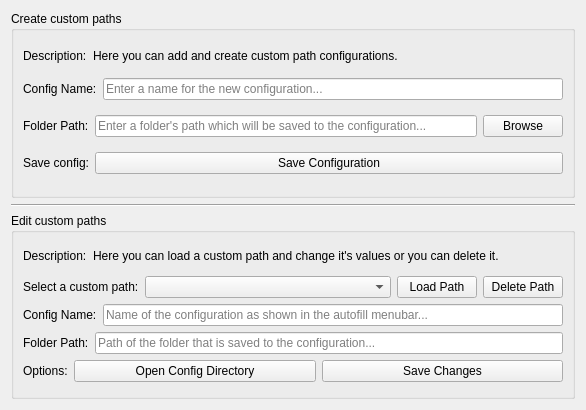
<?xml version="1.0" encoding="UTF-8"?>
<ui version="4.0">
 <class>CustomPathsManagerWidget</class>
 <widget class="QWidget" name="CustomPathsManagerWidget">
  <property name="windowModality">
   <enum>Qt::WindowModality::WindowModal</enum>
  </property>
  <property name="geometry">
   <rect>
    <x>0</x>
    <y>0</y>
    <width>586</width>
    <height>410</height>
   </rect>
  </property>
  <property name="windowTitle">
   <string>Custom Paths Manager</string>
  </property>
  <property name="windowIcon">
   <iconset resource="../resources/qrc/xmluvation_resources.qrc">
    <normaloff>:/icons/xml_256px.ico</normaloff>:/icons/xml_256px.ico</iconset>
  </property>
  <property name="styleSheet">
   <string notr="true"/>
  </property>
  <layout class="QVBoxLayout" name="verticalLayout_2">
   <item>
    <layout class="QVBoxLayout" name="verticalLayout_4">
     <item>
      <widget class="QGroupBox" name="groupBox">
       <property name="sizePolicy">
        <sizepolicy hsizetype="Preferred" vsizetype="Preferred">
         <horstretch>0</horstretch>
         <verstretch>0</verstretch>
        </sizepolicy>
       </property>
       <property name="title">
        <string>Create custom paths</string>
       </property>
       <layout class="QVBoxLayout" name="verticalLayout">
        <item>
         <layout class="QHBoxLayout" name="horizontalLayout_7">
          <item>
           <widget class="QLabel" name="label">
            <property name="sizePolicy">
             <sizepolicy hsizetype="Maximum" vsizetype="Maximum">
              <horstretch>0</horstretch>
              <verstretch>0</verstretch>
             </sizepolicy>
            </property>
            <property name="text">
             <string>Description:</string>
            </property>
           </widget>
          </item>
          <item>
           <widget class="QLabel" name="label_description_create_custom_path">
            <property name="sizePolicy">
             <sizepolicy hsizetype="Minimum" vsizetype="Maximum">
              <horstretch>0</horstretch>
              <verstretch>0</verstretch>
             </sizepolicy>
            </property>
            <property name="layoutDirection">
             <enum>Qt::LayoutDirection::LeftToRight</enum>
            </property>
            <property name="text">
             <string>Here you can add and create custom path configurations.</string>
            </property>
            <property name="alignment">
             <set>Qt::AlignmentFlag::AlignLeading|Qt::AlignmentFlag::AlignLeft|Qt::AlignmentFlag::AlignVCenter</set>
            </property>
           </widget>
          </item>
         </layout>
        </item>
        <item>
         <layout class="QHBoxLayout" name="horizontalLayout">
          <item>
           <widget class="QLabel" name="label_path_name_2">
            <property name="text">
             <string>Config Name:</string>
            </property>
           </widget>
          </item>
          <item>
           <widget class="QLineEdit" name="line_edit_custom_path_name">
            <property name="placeholderText">
             <string>Enter a name for the new configuration...</string>
            </property>
           </widget>
          </item>
         </layout>
        </item>
        <item>
         <layout class="QHBoxLayout" name="horizontalLayout_2">
          <item>
           <widget class="QLabel" name="label_path_folder">
            <property name="text">
             <string>Folder Path:</string>
            </property>
           </widget>
          </item>
          <item>
           <widget class="QLineEdit" name="line_edit_custom_path_value">
            <property name="placeholderText">
             <string>Enter a folder's path which will be saved to the configuration...</string>
            </property>
           </widget>
          </item>
          <item>
           <widget class="QPushButton" name="button_browse_path_folder">
            <property name="text">
             <string>Browse</string>
            </property>
            <property name="icon">
             <iconset theme="QIcon::ThemeIcon::FolderNew"/>
            </property>
           </widget>
          </item>
         </layout>
        </item>
        <item>
         <layout class="QHBoxLayout" name="horizontalLayout_6">
          <item>
           <widget class="QLabel" name="label_save_config">
            <property name="sizePolicy">
             <sizepolicy hsizetype="Maximum" vsizetype="Preferred">
              <horstretch>0</horstretch>
              <verstretch>0</verstretch>
             </sizepolicy>
            </property>
            <property name="text">
             <string>Save config:</string>
            </property>
           </widget>
          </item>
          <item>
           <widget class="QPushButton" name="button_create_custom_path">
            <property name="text">
             <string>Save Configuration</string>
            </property>
           </widget>
          </item>
         </layout>
        </item>
       </layout>
      </widget>
     </item>
     <item>
      <widget class="Line" name="line">
       <property name="orientation">
        <enum>Qt::Orientation::Horizontal</enum>
       </property>
      </widget>
     </item>
     <item>
      <widget class="QGroupBox" name="groupBox_2">
       <property name="sizePolicy">
        <sizepolicy hsizetype="Preferred" vsizetype="Preferred">
         <horstretch>0</horstretch>
         <verstretch>0</verstretch>
        </sizepolicy>
       </property>
       <property name="title">
        <string>Edit custom paths</string>
       </property>
       <layout class="QVBoxLayout" name="verticalLayout_3">
        <item>
         <layout class="QHBoxLayout" name="horizontalLayout_3">
          <item>
           <widget class="QLabel" name="label_desc">
            <property name="sizePolicy">
             <sizepolicy hsizetype="Maximum" vsizetype="Maximum">
              <horstretch>0</horstretch>
              <verstretch>0</verstretch>
             </sizepolicy>
            </property>
            <property name="baseSize">
             <size>
              <width>0</width>
              <height>0</height>
             </size>
            </property>
            <property name="text">
             <string>Description:</string>
            </property>
           </widget>
          </item>
          <item>
           <widget class="QLabel" name="label_text_desc">
            <property name="sizePolicy">
             <sizepolicy hsizetype="Expanding" vsizetype="Maximum">
              <horstretch>0</horstretch>
              <verstretch>0</verstretch>
             </sizepolicy>
            </property>
            <property name="text">
             <string>Here you can load a custom path and change it's values or you can delete it.</string>
            </property>
            <property name="wordWrap">
             <bool>true</bool>
            </property>
            <property name="margin">
             <number>0</number>
            </property>
            <property name="indent">
             <number>-1</number>
            </property>
           </widget>
          </item>
         </layout>
        </item>
        <item>
         <layout class="QHBoxLayout" name="horizontalLayout_Buttons">
          <item>
           <widget class="QLabel" name="label_combobox_desc">
            <property name="maximumSize">
             <size>
              <width>145</width>
              <height>16777215</height>
             </size>
            </property>
            <property name="text">
             <string>Select a custom path:</string>
            </property>
           </widget>
          </item>
          <item>
           <widget class="QComboBox" name="combobox_path_names">
            <property name="sizePolicy">
             <sizepolicy hsizetype="Expanding" vsizetype="Fixed">
              <horstretch>0</horstretch>
              <verstretch>0</verstretch>
             </sizepolicy>
            </property>
            <property name="placeholderText">
             <string notr="true">Custom paths...</string>
            </property>
           </widget>
          </item>
          <item>
           <widget class="QPushButton" name="button_load_action">
            <property name="maximumSize">
             <size>
              <width>100</width>
              <height>16777215</height>
             </size>
            </property>
            <property name="text">
             <string>Load Path</string>
            </property>
           </widget>
          </item>
          <item>
           <widget class="QPushButton" name="button_delete_action">
            <property name="maximumSize">
             <size>
              <width>100</width>
              <height>16777215</height>
             </size>
            </property>
            <property name="styleSheet">
             <string notr="true"/>
            </property>
            <property name="text">
             <string>Delete Path</string>
            </property>
           </widget>
          </item>
         </layout>
        </item>
        <item>
         <layout class="QHBoxLayout" name="horizontalLayout_4">
          <item>
           <widget class="QLabel" name="label_path_name">
            <property name="text">
             <string>Config Name:</string>
            </property>
           </widget>
          </item>
          <item>
           <widget class="QLineEdit" name="line_edit_path_name">
            <property name="placeholderText">
             <string>Name of the configuration as shown in the autofill menubar...</string>
            </property>
           </widget>
          </item>
         </layout>
        </item>
        <item>
         <layout class="QHBoxLayout" name="horizontalLayout_5">
          <item>
           <widget class="QLabel" name="label_path_value">
            <property name="text">
             <string>Folder Path:</string>
            </property>
           </widget>
          </item>
          <item>
           <widget class="QLineEdit" name="line_edit_path_value">
            <property name="placeholderText">
             <string>Path of the folder that is saved to the configuration...</string>
            </property>
           </widget>
          </item>
         </layout>
        </item>
        <item>
         <layout class="QHBoxLayout" name="horizontalLayout_8">
          <item>
           <widget class="QLabel" name="label_2">
            <property name="text">
             <string>Options:</string>
            </property>
           </widget>
          </item>
          <item>
           <widget class="QPushButton" name="button_open_config_directory">
            <property name="sizePolicy">
             <sizepolicy hsizetype="Expanding" vsizetype="Fixed">
              <horstretch>0</horstretch>
              <verstretch>0</verstretch>
             </sizepolicy>
            </property>
            <property name="text">
             <string>Open Config Directory</string>
            </property>
           </widget>
          </item>
          <item>
           <widget class="QPushButton" name="button_save_changes">
            <property name="sizePolicy">
             <sizepolicy hsizetype="Expanding" vsizetype="Fixed">
              <horstretch>0</horstretch>
              <verstretch>0</verstretch>
             </sizepolicy>
            </property>
            <property name="text">
             <string>Save Changes</string>
            </property>
           </widget>
          </item>
         </layout>
        </item>
       </layout>
      </widget>
     </item>
    </layout>
   </item>
  </layout>
 </widget>
 <resources>
  <include location="../resources/qrc/xmluvation_resources.qrc"/>
 </resources>
 <connections/>
</ui>
